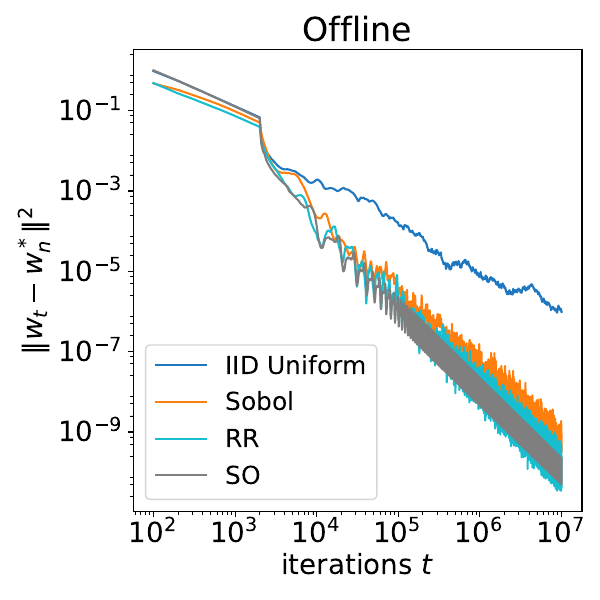

The Julia source for this figure:
using IterTools, ProgressBars
using JLD
using LaTeXStrings, PyPlot

include("synthetic.jl")
qrng_names = vcat(collect(keys(qrngs)), ["RR", "SO"])

RUNS    = 1
EPOCHS  = 1000
T       = n * EPOCHS

SEED    = 42
Random.seed!(SEED)


function gen_syn_data_all()
    # generate the training set consisting of n examples
    # sampled iid uniformly from the underlying distribution, 
    # and the same training set will be used for all runs,
    gaussian_samples = gen_syn_data(n, "IID Uniform", d+1, SEED)
    return gaussian_samples
end


println("generating data...")
samples_offline = gen_syn_data_all() 

# compute wopt, which is different from wgen since the objective is a finite sum
# so wopt should be the solution to the lstsq problem

X = hcat([pair[1] for pair in samples_offline]...)'
y = [pair[2] for pair in samples_offline]

wopt = (X'X)\(X'y)

println("begin training...")
result = Dict()
    
for qrng_name in qrng_names
    subopt_list = zeros(RUNS, T)
    
    for run in 1:RUNS            
        # for offline mode we first need to determine sample ordering of the training set
        if qrng_name in collect(keys(qrngs))
            distrib = qrngs[qrng_name]
            # generate QMC indices 
            sample_indices = [Int(ceil(i)) for i in QuasiMonteCarlo.sample(T, 0, n, distrib)]
        else
            if qrng_name == "SO"
                Random.seed!(SEED + run)
                perm = randperm!(collect(1:n))
                sample_indices = repeat(perm, EPOCHS)

            elseif qrng_name == "RR"
                sample_indices = zeros(Int64, T)
                for epoch in 1:EPOCHS
                    Random.seed!(SEED + run + epoch)
                    perm = randperm!(collect(1:n))
                    sample_indices[(epoch-1)*n+1 : epoch*n] = perm
                end
            else
                ArgumentError("SGD variant does not exist.")
            end
        end
        
        # run sgd for offline mode
        subopt_list[run, :] = sgd(T, w0, wopt, samples_offline, sample_indices)            
    end
    result[qrng_name] = subopt_list
end

println("training completed")
println("plotting...")

# final plotting
figure(figsize = (6,6))
colors = ["#1f77bf", "#ff7f0e", "#17becf", "#7f7f7f"]
for (q, qrng_name) in enumerate(["IID Uniform", "Sobol", "RR", "SO"])
    subopt_list = result[qrng_name]
    subopt_mean = mean(subopt_list, dims=1)

    # use moving average to smooth out the curves as RR and SO are highly oscillatory
    # towards the end
    using RollingFunctions
    ws = 2000
    subopt_mean = runmean(reshape(subopt_mean, T), ws)

    loglog(collect(100:100:T), subopt_mean[100:100:T], label=qrng_name, color=colors[q])
end

legend(loc="lower left", fontsize=18)

xlabel(string("iterations ", L"t"), fontsize=20)
ylabel(L"\Vert w_t-w^*_n\Vert^2", fontsize=20)
title("Offline", fontsize=24)
xticks(fontsize=20)
yticks(fontsize=20)

ax = gca()
locmin = matplotlib.ticker.LogLocator(base=10.0, subs=(0.25,0.5,0.75), numticks=50)
ax.yaxis.set_minor_locator(locmin)
ax.yaxis.set_minor_formatter(matplotlib.ticker.NullFormatter())


tight_layout()
plot_fn = joinpath(pwd(),"figs", "qmc-offline.pdf")
savefig(plot_fn)
println("plot saved at $plot_fn")